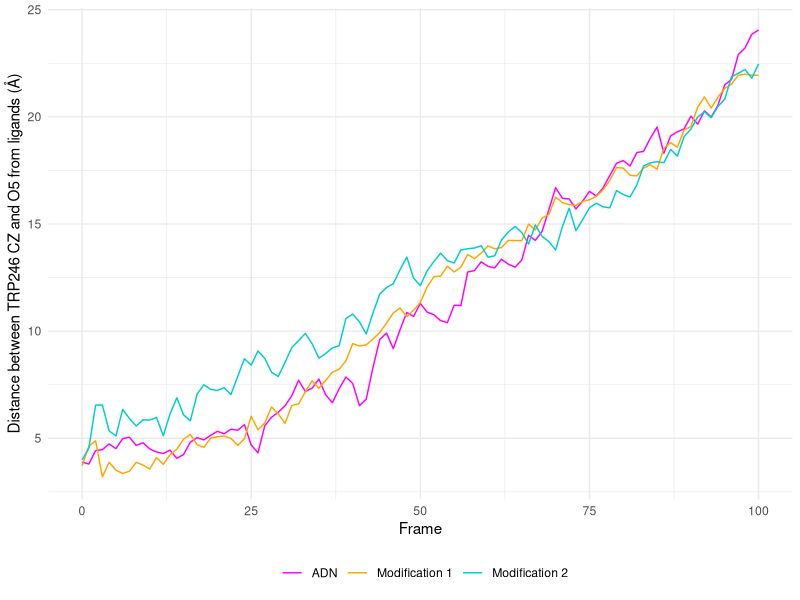

Here is the R script that generated this plot:
library(ggplot2)
library(tidyverse)

dist_adn = read.table("data/DISTANCE_SMD/TRP246CZ_vs_ADNO5.txt",
                      col.names = c("frame", "distance"))

dist_mod_2 = read.table("data/DISTANCE_SMD/MOD_2_TRP246CZ3_vs_UNKO5.txt",
                      col.names = c("frame", "distance"))

dist_mod_2 = dist_mod_2 %>% filter(frame < 101)

dist_mod_1 = read.table("data/DISTANCE_SMD/MOD_1_TRP246CZ3_vs_UNKO5.txt",
                          col.names = c("frame", "distance"))

dist_mod_1 = dist_mod_1 %>% filter(frame < 101)




global_dist = cbind(dist_adn, dist_mod_1$distance, dist_mod_2$distance)

colnames(global_dist) = c("frame", "ADN", "Modification 1" , "Modification 2")

global_dist = global_dist %>% pivot_longer(cols = -frame, names_to = "Ligand", values_to = "Distance")

global_dist_plot = global_dist %>% 
  ggplot() +
  aes(x = frame, y = Distance, color = Ligand) +
  geom_line() +
  labs(
       x = "Frame",
       y = "Distance between TRP246 CZ and O5 from ligands (Å)",
       color = "") +
  theme_minimal() +
  theme(legend.position = "bottom") +
  scale_color_manual(values = c('magenta','orange','cyan3'))



# save plot

jpeg('../../project/distance_SMD.jpeg',
     res = 500,
     units = "in",
     width = 6,
     height = 4)

global_dist_plot 
dev.off()  
